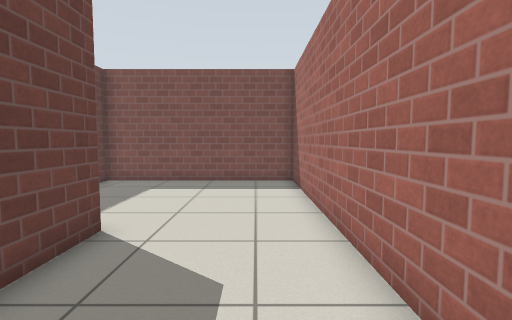
View 1 (above)

13 first-person views from a walk through a Gazebo world. The camera is 0.92 m above the floor, tilts 4° down and sees 85° across. The floor is counted in squares, 0.5 m on a side. Each view is taken from the middle of a square. On the plan, view 1 faces up. The plan holds only what a view shows up to about 16 squares ahead; the rest is blank. Gazebo's built-in surfaces are drawn with simple patterns.

View 2
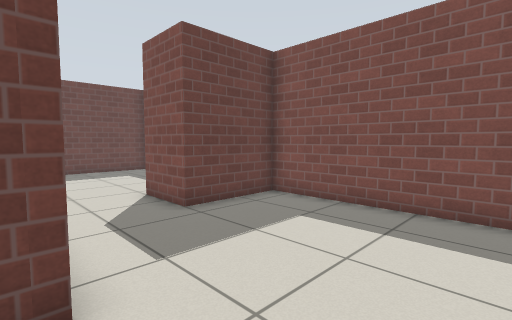

View 3
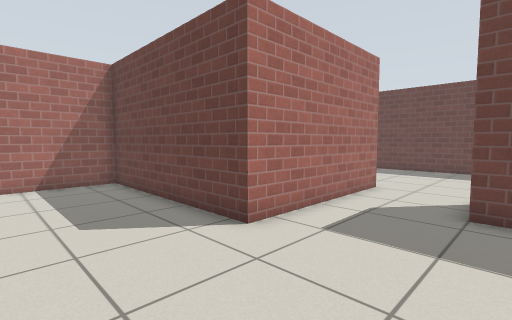

View 4
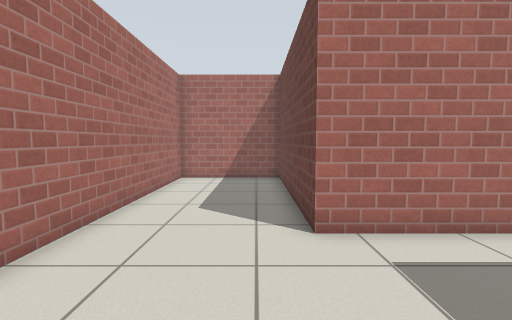

View 5
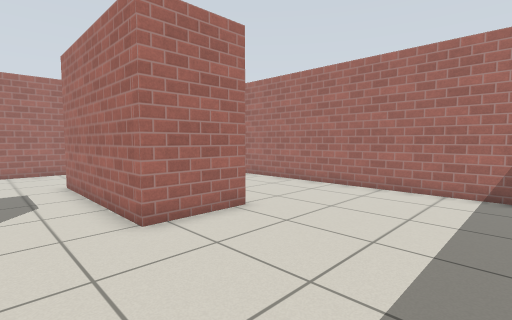

View 6
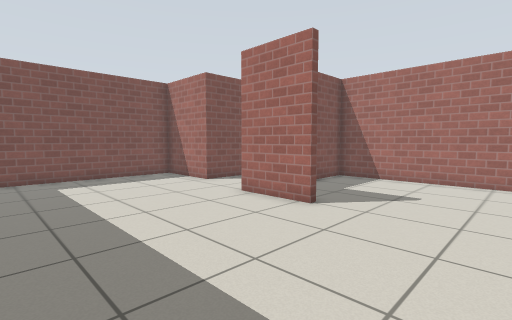

View 7
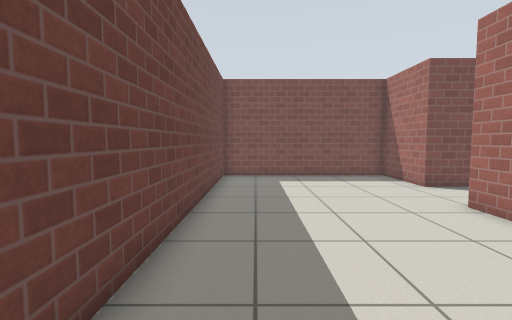

View 8
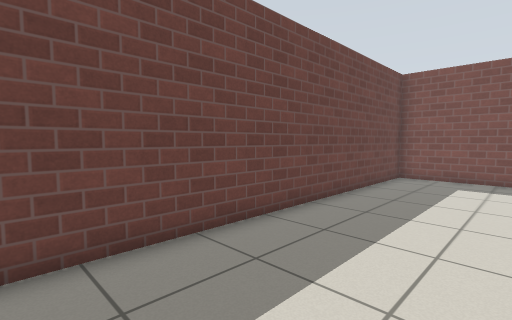

View 9
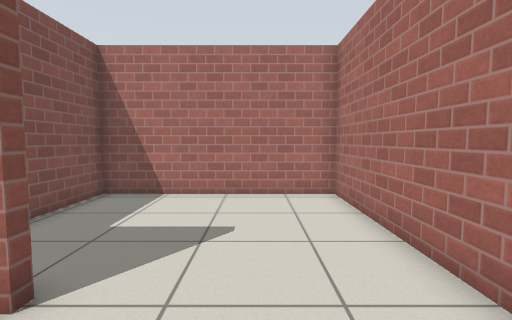

View 10
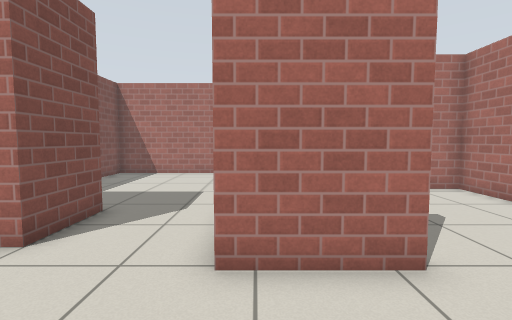

View 11
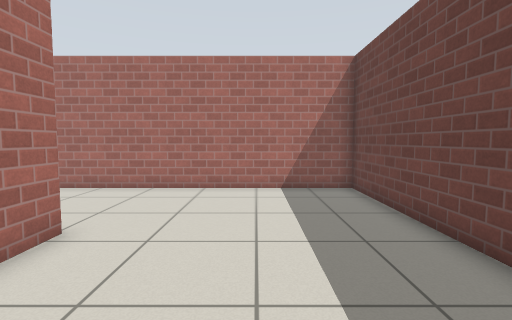

View 12
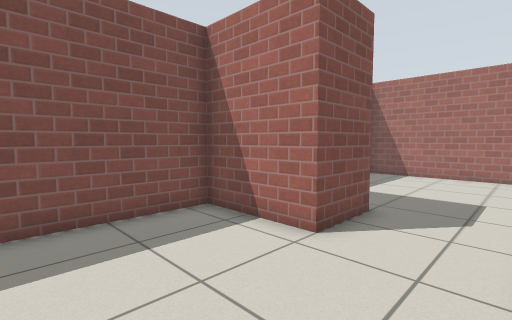

View 13
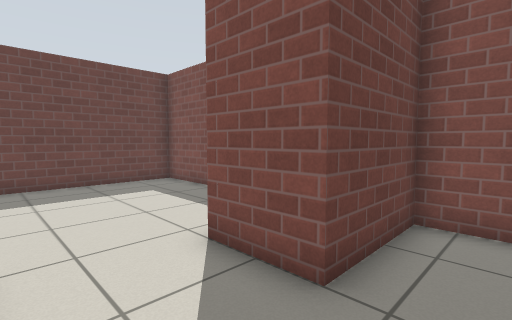

### Floor plan
Points are (right, up) in squares from view 1. A wall is a line through its corners. A room is listed if a view was taken in it or the views show most of it. See-through windows are left out.
Room 1 (views 1, 2, 3, 4, 13)
walls: (-10.2, 5.6) (-3.2, 5.6) (-3.2, -2.7) (1.7, -2.7) (1.7, 12.7) (-6.8, 12.7) (-6.8, 9) (-9.3, 9)
ways out: opening at (-10.7, 7) to room 2
Room 2 (views 5, 6, 7, 8, 9, 10, 11, 12)
walls: (-9.8, 2.6) (-10.2, 2.6) (-10.2, 5.6); (-9.3, 9) (-9.3, 12.7) (-17.7, 12.7) (-17.7, -2.7) (-3.5, -2.7) (-3.5, 5.3) (-6.6, 5.3)
ways out: opening at (-10.7, 7) to room 1

Where each view was taken, in squares from view 1:
view 1: 0 up, 0 right, facing up
view 2: 5 up, 0 right, facing up-left
view 3: 10 up, 1 right, facing down-left
view 4: 11 up, 2 left, facing down
view 5: 8 up, 16 left, facing down-right
view 6: 2 down, 17 left, facing up-right
view 7: 2 down, 16 left, facing up
view 8: 2 down, 13 left, facing up-left
view 9: 0 up, 13 left, facing right
view 10: 5 up, 14 left, facing right
view 11: 8 up, 14 left, facing down
view 12: 6 up, 14 left, facing up-right
view 13: 6 up, 5 left, facing up-left
